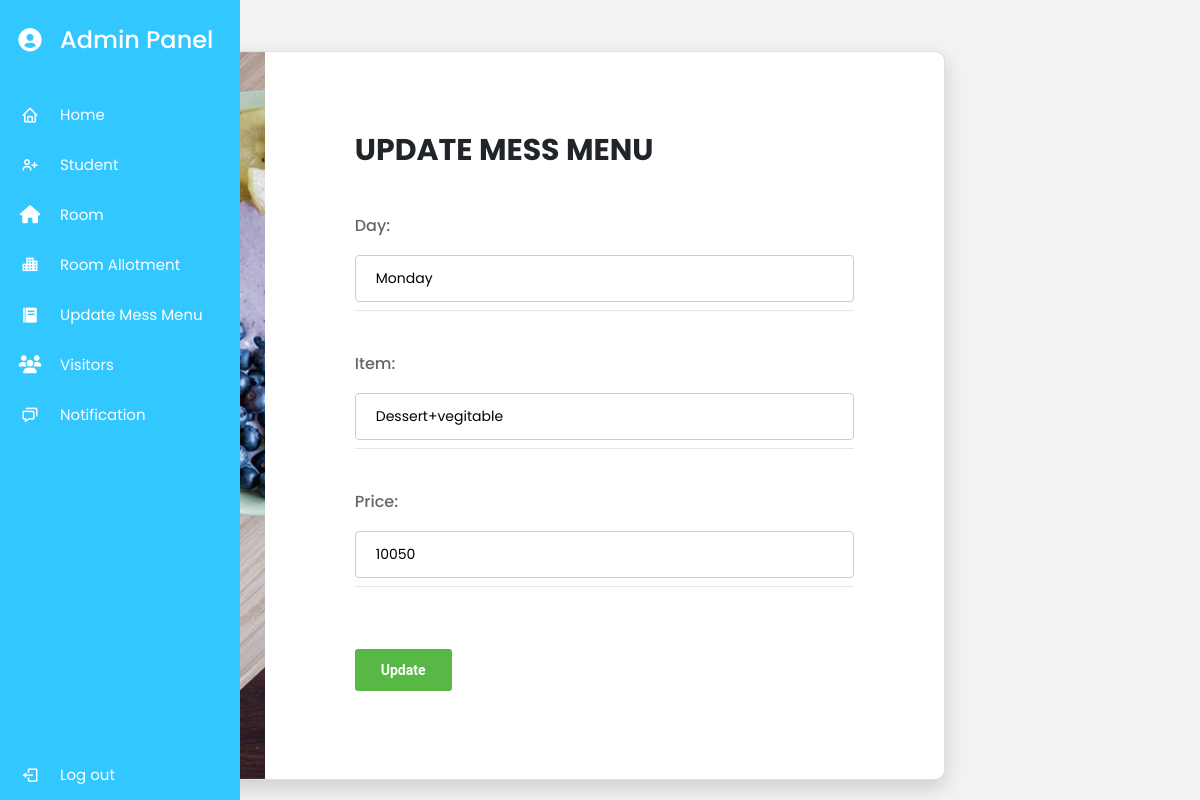
Screenshot of /messedit/1 (signed in) with the database file from the repository.
### myapp/models.py (models this page shows, shortened)
class Mess(models.Model):
    day=models.CharField(max_length=20)
    item=models.CharField(max_length=20)
    price=models.IntegerField()
    created_at=models.DateTimeField(auto_now_add=True)
    update_at=models.DateTimeField(auto_now=True)

### myapp/views.py (the view)
# urls.py: path('messedit/<int:id>',views.messedit,name='messedit'),
def messedit(request, id):
    if request.user.is_superuser:
        if request.method == 'POST':
            Day = request.POST['day']
            Item = request.POST['item']
            Price = request.POST['price']
            Mess.objects.filter(id=id).update(day=Day, item=Item, price=Price)
            return redirect("mess")
        mess_data = Mess.objects.get(id=id)
        return render(request, "messedit.html", {'mess1': mess_data})
    else:
        return redirect("Home")

### myapp/templates/messedit.html (shortened to what this page needs)
{% extends 'admindash.html' %}
{% load static %}
{% block content %}
    <div class="page-wrapper bg-red p-t-90 p-b-80 font-robo">
        <div class="wrapper wrapper--w960">
            <div class="card card-2">
                <div class="card-body">
                    <h2 class="title">Update Mess Menu</h2>
                    <form method="post" action="">
                        {% if mess1 %}
                        <div class="input-group">
                            <lable class="input--style-2">Day:</lable>
                            <input  type="text"  value="{{mess1.day}}"  name="day">
                        </div>
                        <div class="input-group">
                            <lable class="input--style-2">Item:</lable>
                            <input  type="text" value="{{mess1.item}}"  name="item">
                        </div>
                        <div class="input-group">
                            <lable class="input--style-2">Price:</lable>
                            <input  type="text"  value="{{mess1.price}}" name="price">
                        </div>
                        <div class="p-t-30">
                            <button class="btn btn--radius btn--green" type="submit">Update</button>
                        </div>
                        {% endif %}
                    </form>
                </div>
            </div>
        </div>
    </div>
{% endblock %}

### myapp/static/css/admindash.css (style rules this page uses)
* { margin: 0; padding: 0; box-sizing: border-box; font-family: 'Poppins', sans-serif; }

### myapp/static/css/visitors.css (style rules this page uses)
* { margin: 0; padding: 0; box-sizing: border-box; }
body { font-size: 14px; background: #f2f2f2; }

### myapp/static/css/main.css (style rules this page uses)
.font-robo { font-family: "Roboto", "Arial", "Helvetica Neue", sans-serif; }
html { -webkit-box-sizing: border-box; -moz-box-sizing: border-box; box-sizing: border-box; }
* { padding: 0; margin: 0; }
*, *:before, *:after { -webkit-box-sizing: inherit; -moz-box-sizing: inherit; box-sizing: inherit; }
body, h1, h2, h3, h4, h5, h6, blockquote, p, pre, dl, dd, ol, ul, figure, hr, fieldset, legend { margin: 0; padding: 0; }
button { outline: none; background: none; border: none; }
.page-wrapper { min-height: 100vh; }
body { font-family: "Roboto", "Arial", "Helvetica Neue", sans-serif; font-weight: 400; font-size: 14px; }
h1, h2, h3, h4, h5, h6 { font-weight: 400; }
h2 { font-size: 30px; }
.p-t-30 { padding-top: 30px; }
.wrapper { margin: 0 auto; }
.wrapper--w960 { max-width: 960px; }
.btn { line-height: 40px; display: inline-block; padding: 0 25px; cursor: pointer; color: #fff; font-family: "Roboto", "Arial", "Helvetica Neue", sans-serif; -webkit-transition: all 0.4s ease; -o-transition: all 0.4s ease; -moz-transition: all 0.4s ease; transition: all 0.4s ease; font-size: 14px; font-weight: 700; }
.btn--radius { -webkit-border-radius: 3px; -moz-border-radius: 3px; border-radius: 3px; }
.btn--green { background: #57b846; }
input { outline: none; margin: 0; border: none; -webkit-box-shadow: none; -moz-box-shadow: none; box-shadow: none; width: 100%; font-size: 14px; font-family: inherit; }
.input-group { position: relative; margin-bottom: 32px; border-bottom: 1px solid #e5e5e5; }
.input--style-2 { padding: 9px 0; color: #666; font-size: 16px; font-weight: 500; }
.title { text-transform: uppercase; font-weight: 700; margin-bottom: 37px; }
.card { overflow: hidden; -webkit-border-radius: 3px; -moz-border-radius: 3px; border-radius: 3px; background: #fff; }
.card-2 { -webkit-box-shadow: 0px 8px 20px 0px rgba(0, 0, 0, 0.15); -moz-box-shadow: 0px 8px 20px 0px rgba(0, 0, 0, 0.15); box-shadow: 0px 8px 20px 0px rgba(0, 0, 0, 0.15); -webkit-border-radius: 10px; -moz-border-radius: 10px; border-radius: 10px; width: 100%; display: table; margin-top: 50px; }
.card-2 .card-body { display: table-cell; padding: 80px 90px; padding-bottom: 88px; width: 60rem; }

### myapp/static/css/room.css (style rules this page uses)
* { margin: 0; padding: 0; box-sizing: border-box; }
body { font-size: 14px; background: #f2f2f2; }

### myapp/templates/admindash.html (style rules this page uses)
input[type="text"], select { width: 100%; padding: 12px 20px; margin: 8px 0; display: inline-block; border: 1px solid #ccc; border-radius: 4px; box-sizing: border-box; }

### rows the page displays
Mess: day "Monday", item "Dessert+vegitable", price "10050"
